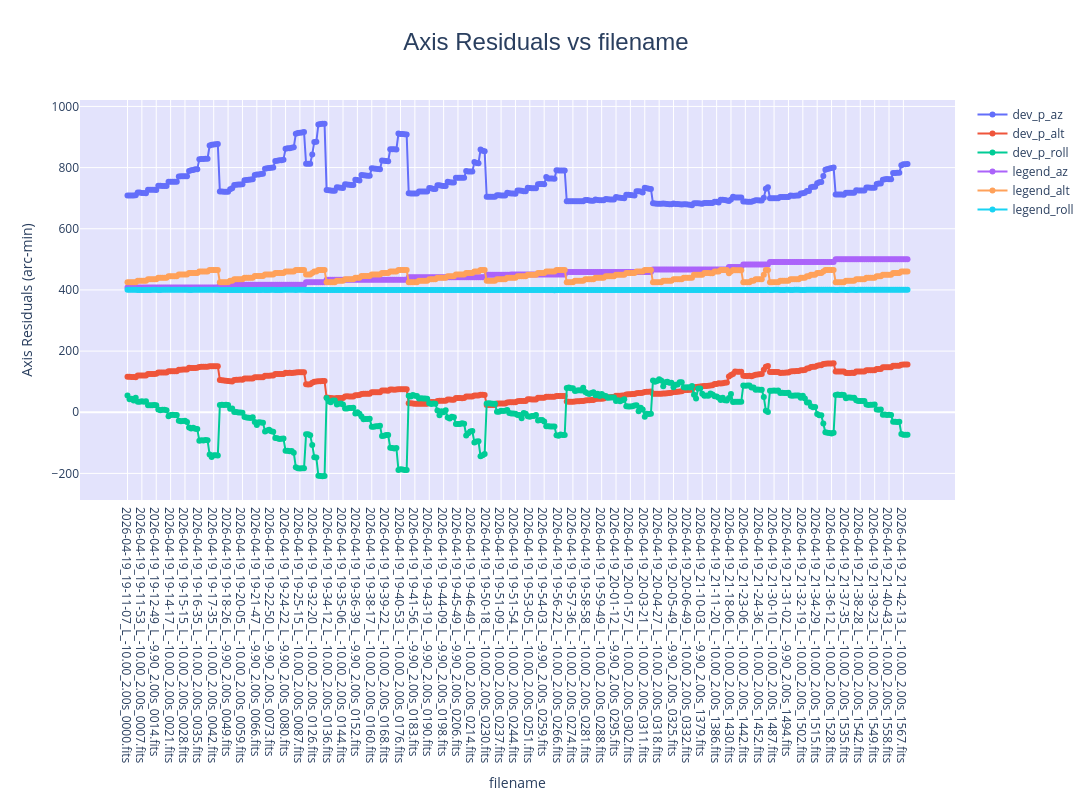

The notebook cell saved with this chart:
### Markdown cell above
# Review of Collected Data and Residuals

### Code cell
fig = go.Figure()
legend_offset = 400
d['legend_az'] = d['p_az']/360*100 + legend_offset
d['legend_alt'] = d['p_alt'] + legend_offset
d['legend_roll'] = d['p_roll'] + legend_offset
xfield='filename'
for yfield in ['dev_p_az','dev_p_alt','dev_p_roll', 'legend_az', 'legend_alt', 'legend_roll']:
    fig.add_trace(go.Scatter(
        x=d[xfield], y=d[yfield], 
        mode='markers+lines', name=yfield,
        marker=dict(size=6),
    ))

fig.update_layout(
    title=dict(text=f'Axis Residuals vs {xfield}', x=0.5, font=dict(size=24, family='Arial')),
    xaxis_title=f'{xfield}', yaxis_title=f'Axis Residuals (arc-min)', 
    plot_bgcolor='rgba(200, 200, 250, 0.5)',
    hovermode='x unified',
    height=800, width=1400
)

fig.show()

### Figure 1 — Plotly figure (JSON) as saved in the notebook; plotly's stock layout.template omitted (floating-point values rounded to 4 significant figures; data arrays with more than 128 entries replaced by an {"elided": "..."} marker saying what was removed)
{"data": [{"marker": {"size": 6}, "mode": "markers+lines", "name": "dev_p_az", "type": "scatter", "x": {"elided": "381 str values"}, "y": {"elided": "381 float values"}}, {"marker": {"size": 6}, "mode": "markers+lines", "name": "dev_p_alt", "type": "scatter", "x": {"elided": "381 str values"}, "y": {"elided": "381 float values"}}, {"marker": {"size": 6}, "mode": "markers+lines", "name": "dev_p_roll", "type": "scatter", "x": {"elided": "381 str values"}, "y": {"elided": "381 float values"}}, {"marker": {"size": 6}, "mode": "markers+lines", "name": "legend_az", "type": "scatter", "x": {"elided": "381 str values"}, "y": {"elided": "381 float values"}}, {"marker": {"size": 6}, "mode": "markers+lines", "name": "legend_alt", "type": "scatter", "x": {"elided": "381 str values"}, "y": {"elided": "381 float values"}}, {"marker": {"size": 6}, "mode": "markers+lines", "name": "legend_roll", "type": "scatter", "x": {"elided": "381 str values"}, "y": {"elided": "381 float values"}}], "layout": {"height": 800, "hovermode": "x unified", "plot_bgcolor": "rgba(200, 200, 250, 0.5)", "title": {"font": {"family": "Arial", "size": 24}, "text": "Axis Residuals vs filename", "x": 0.5}, "width": 1400, "xaxis": {"title": {"text": "filename"}}, "yaxis": {"title": {"text": "Axis Residuals (arc-min)"}}}}
